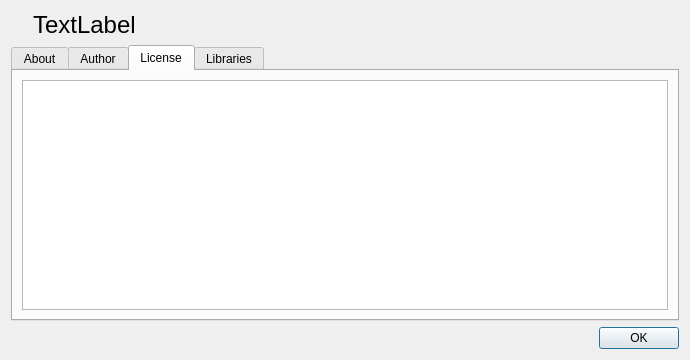
<?xml version="1.0" encoding="UTF-8"?>
<ui version="4.0">
 <class>Form_About</class>
 <widget class="QDialog" name="Form_About">
  <property name="geometry">
   <rect>
    <x>0</x>
    <y>0</y>
    <width>690</width>
    <height>360</height>
   </rect>
  </property>
  <property name="windowTitle">
   <string>About</string>
  </property>
  <layout class="QVBoxLayout" name="verticalLayout">
   <item>
    <widget class="QWidget" name="widget" native="true">
     <layout class="QHBoxLayout" name="horizontalLayout">
      <property name="leftMargin">
       <number>0</number>
      </property>
      <property name="topMargin">
       <number>0</number>
      </property>
      <property name="rightMargin">
       <number>0</number>
      </property>
      <property name="bottomMargin">
       <number>0</number>
      </property>
      <item>
       <widget class="QLabel" name="label">
        <property name="sizePolicy">
         <sizepolicy hsizetype="Maximum" vsizetype="Preferred">
          <horstretch>0</horstretch>
          <verstretch>0</verstretch>
         </sizepolicy>
        </property>
        <property name="maximumSize">
         <size>
          <width>16</width>
          <height>16</height>
         </size>
        </property>
        <property name="text">
         <string/>
        </property>
        <property name="pixmap">
         <pixmap resource="MainResource.qrc">:/G/Graphics/WIcon.svg</pixmap>
        </property>
        <property name="scaledContents">
         <bool>true</bool>
        </property>
       </widget>
      </item>
      <item>
       <widget class="QLabel" name="ProgramName_label">
        <property name="font">
         <font>
          <pointsize>18</pointsize>
         </font>
        </property>
        <property name="text">
         <string>TextLabel</string>
        </property>
       </widget>
      </item>
     </layout>
    </widget>
   </item>
   <item>
    <widget class="QTabWidget" name="tabWidget">
     <property name="currentIndex">
      <number>2</number>
     </property>
     <widget class="QWidget" name="tab_About">
      <attribute name="title">
       <string>About</string>
      </attribute>
      <layout class="QVBoxLayout" name="verticalLayout_2">
       <property name="leftMargin">
        <number>8</number>
       </property>
       <property name="topMargin">
        <number>8</number>
       </property>
       <property name="rightMargin">
        <number>8</number>
       </property>
       <property name="bottomMargin">
        <number>8</number>
       </property>
       <item>
        <widget class="QTextEdit" name="About_textEdit">
         <property name="font">
          <font>
           <family>Courier New</family>
           <pointsize>14</pointsize>
          </font>
         </property>
         <property name="readOnly">
          <bool>true</bool>
         </property>
        </widget>
       </item>
      </layout>
     </widget>
     <widget class="QWidget" name="tab_Author">
      <attribute name="title">
       <string>Author</string>
      </attribute>
      <layout class="QVBoxLayout" name="verticalLayout_3">
       <item>
        <widget class="QTextEdit" name="Author_textEdit">
         <property name="font">
          <font>
           <family>Courier New</family>
           <pointsize>14</pointsize>
          </font>
         </property>
         <property name="readOnly">
          <bool>true</bool>
         </property>
        </widget>
       </item>
      </layout>
     </widget>
     <widget class="QWidget" name="tab_License">
      <attribute name="title">
       <string>License</string>
      </attribute>
      <layout class="QVBoxLayout" name="verticalLayout_4">
       <item>
        <widget class="QTextEdit" name="License_textEdit">
         <property name="font">
          <font>
           <family>Courier New</family>
           <pointsize>14</pointsize>
          </font>
         </property>
         <property name="readOnly">
          <bool>true</bool>
         </property>
        </widget>
       </item>
      </layout>
     </widget>
     <widget class="QWidget" name="tab_Libraries">
      <attribute name="title">
       <string>Libraries</string>
      </attribute>
      <layout class="QVBoxLayout" name="verticalLayout_5">
       <item>
        <widget class="QTextEdit" name="Libraries_textEdit">
         <property name="font">
          <font>
           <family>Courier New</family>
           <pointsize>14</pointsize>
          </font>
         </property>
         <property name="readOnly">
          <bool>true</bool>
         </property>
        </widget>
       </item>
      </layout>
     </widget>
    </widget>
   </item>
   <item>
    <widget class="QDialogButtonBox" name="buttonBox">
     <property name="orientation">
      <enum>Qt::Horizontal</enum>
     </property>
     <property name="standardButtons">
      <set>QDialogButtonBox::Ok</set>
     </property>
    </widget>
   </item>
  </layout>
 </widget>
 <resources>
  <include location="MainResource.qrc"/>
 </resources>
 <connections>
  <connection>
   <sender>buttonBox</sender>
   <signal>accepted()</signal>
   <receiver>Form_About</receiver>
   <slot>accept()</slot>
   <hints>
    <hint type="sourcelabel">
     <x>248</x>
     <y>254</y>
    </hint>
    <hint type="destinationlabel">
     <x>157</x>
     <y>274</y>
    </hint>
   </hints>
  </connection>
  <connection>
   <sender>buttonBox</sender>
   <signal>rejected()</signal>
   <receiver>Form_About</receiver>
   <slot>reject()</slot>
   <hints>
    <hint type="sourcelabel">
     <x>316</x>
     <y>260</y>
    </hint>
    <hint type="destinationlabel">
     <x>286</x>
     <y>274</y>
    </hint>
   </hints>
  </connection>
 </connections>
</ui>
